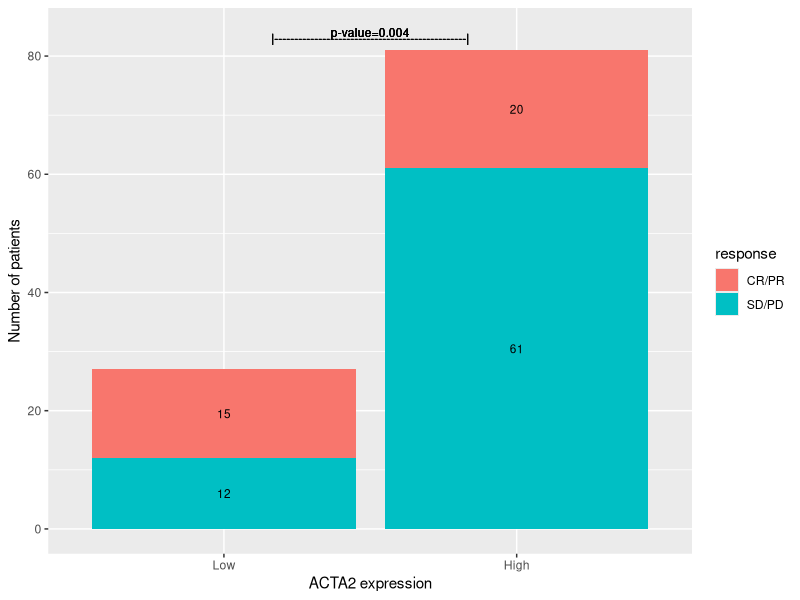
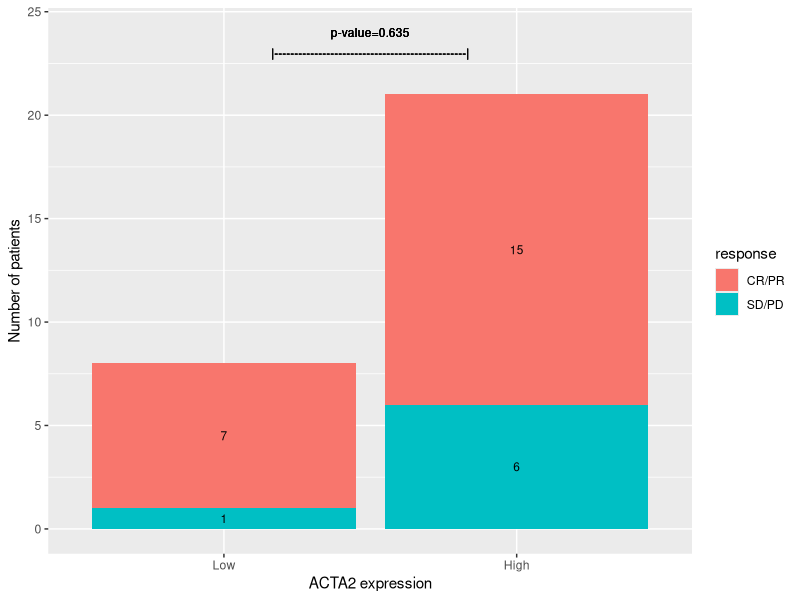
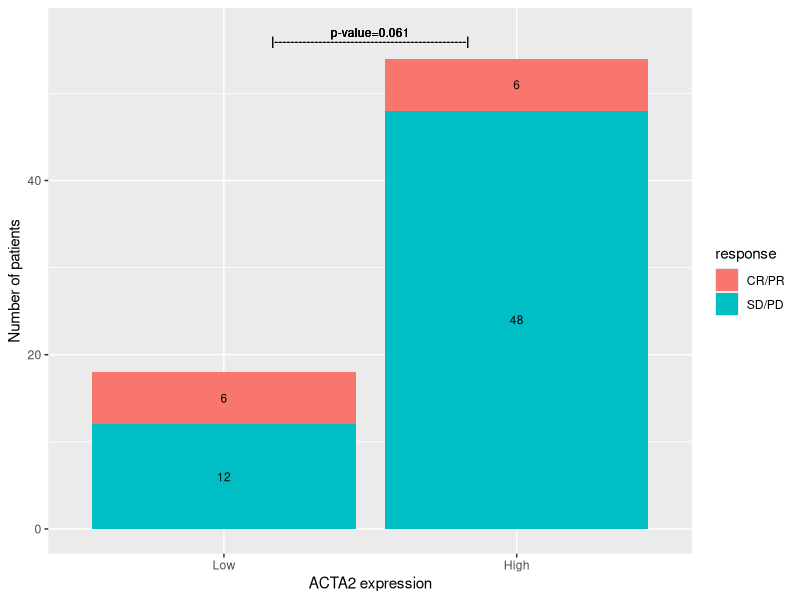
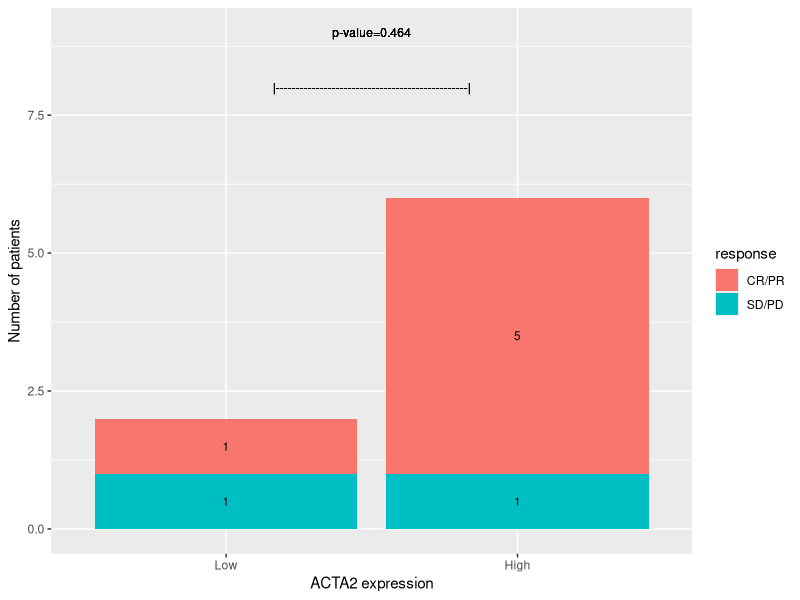
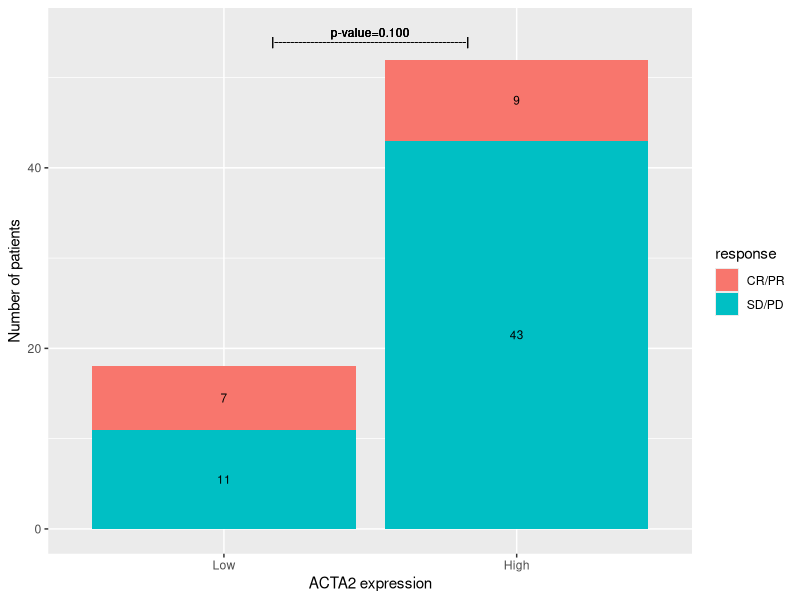

Write the R code that produced these figures, in order.
library("ggplot2")
library("plyr")

#-------------------------------------------------------------------------------
# Figure 3. ACTA2 expression predicted response to immune checkpoint inhibitors. 
# Abbreviations: CR, complete response; PR, partial response; 
#                SD, stable disease; PD, progressive disease.
#-------------------------------------------------------------------------------

#--- data loading
my_data_immun <- read.table(file = '../data/data_figure_3_ACTA2_MSI_EBV.txt', header = TRUE, sep= "\t")

mstr_save_path = "../results/"
dir.create(mstr_save_path, showWarnings = FALSE)

Response_boxplot <- function (data_in, str_filenname) {
  # the cutoff value for the ACTA2 expression values (low vs high): 25% quantile
  str_thres = "25_quantile"
  ACTA2_thres = quantile(data_in$ACTA2, c(0.25))
  
  print(sprintf('dataset=%s, threshold=%s (%.3f)', str_filenname, str_thres, ACTA2_thres))
  
  x5 = rep(NA, rep=length(data_in$ACTA2))
  x5[data_in$ACTA2 <= ACTA2_thres] = 1;
  x5[data_in$ACTA2 >  ACTA2_thres] = 2;
  
  data_display = data.frame(data_in, ACTA2_bin=factor(x5));
  
  # Count patients that belong to each combination (ACTA2 high or low X patients' treatment responses)  
  mat_counts =  matrix(0, nrow = 2, ncol = 2);
  mat_counts[1, 1] = sum((data_display$ACTA2_bin == 1) & (data_display$res_b1 == 0))
  mat_counts[2, 1] = sum((data_display$ACTA2_bin == 1) & (data_display$res_b1 == 1))
  mat_counts[1, 2] = sum((data_display$ACTA2_bin == 2) & (data_display$res_b1 == 0))
  mat_counts[2, 2] = sum((data_display$ACTA2_bin == 2) & (data_display$res_b1 == 1))
  
  tst <- fisher.test(mat_counts)
  
  df_p_val <- data.frame(
    group1 = "Low",
    group2 = "High",
    label = sprintf('p=%.5f', tst$p.value),
    x = 0.5,
    y.position = sum(mat_counts[,2]) + 2
  )
  
  # generate a bar plot
  mat_res <- matrix(0, nrow = 4, ncol = 3);
  
  mat_res[1:2, 1] = c("Low")
  mat_res[3:4, 1] = c("High")
  
  mat_res[c(1,3), 2] = c("SD/PD")
  mat_res[c(2,4), 2] = c("CR/PR")
  
  # mat_res[, 3] = Reshape(mat_counts, 4, 1);
  mat_res[, 3] = c(mat_counts[1,1], mat_counts[2,1], mat_counts[1,2], mat_counts[2,2])
  
  df_res = data.frame(mat_res);
  colnames(df_res) = c("ACTA2_bin", "response", "pat_count")
  
  df_res$pat_count <- as.numeric(df_res$pat_count)
  df_res$ACTA2_bin <- factor(df_res$ACTA2_bin, levels=c("Low", "High"))
  
  df_res <- ddply(df_res, .(ACTA2_bin), 
                  transform, pos = cumsum(pat_count) - (0.5 * pat_count))
  
  p <- ggplot(df_res, aes(x = ACTA2_bin, y = pat_count)) +
    geom_bar(aes(fill = response), stat="identity") +
    xlab("ACTA2 expression") + ylab("Number of patients") +
    geom_text(aes(label = pat_count, y = pos), size = 3) +
    geom_text(aes(x=1.5, y=sum(mat_counts[, 2])+3, label=sprintf('p-value=%.3f', tst$p.value)), size = 3) +
    geom_text(aes(x=1.5, y=sum(mat_counts[, 2])+2, label='|------------------------------------------------|'), size = 3) 
    # + add_pvalue(df_p_val) # bracket
  
  str_full_path = paste0(mstr_save_path, 'Figure3', str_filenname, '.pdf')
  message(str_full_path)
  p
  ggsave(str_full_path, p, width = 10, height = 8, dpi = 150, units = "in")
}

Response_boxplot(my_data_immun, 'A-All_patients')
Response_boxplot(my_data_immun[(my_data_immun$MSI==1) & !is.na(my_data_immun$MSI),], 'B-MSI_H')
Response_boxplot(my_data_immun[(my_data_immun$MSI==0) & !is.na(my_data_immun$MSI),], 'C-MSS')

Response_boxplot(my_data_immun[(my_data_immun$EBV==1) & !is.na(my_data_immun$EBV),], 'B-EBV+')
Response_boxplot(my_data_immun[(my_data_immun$EBV==0) & !is.na(my_data_immun$EBV),], 'C-EBV-')
